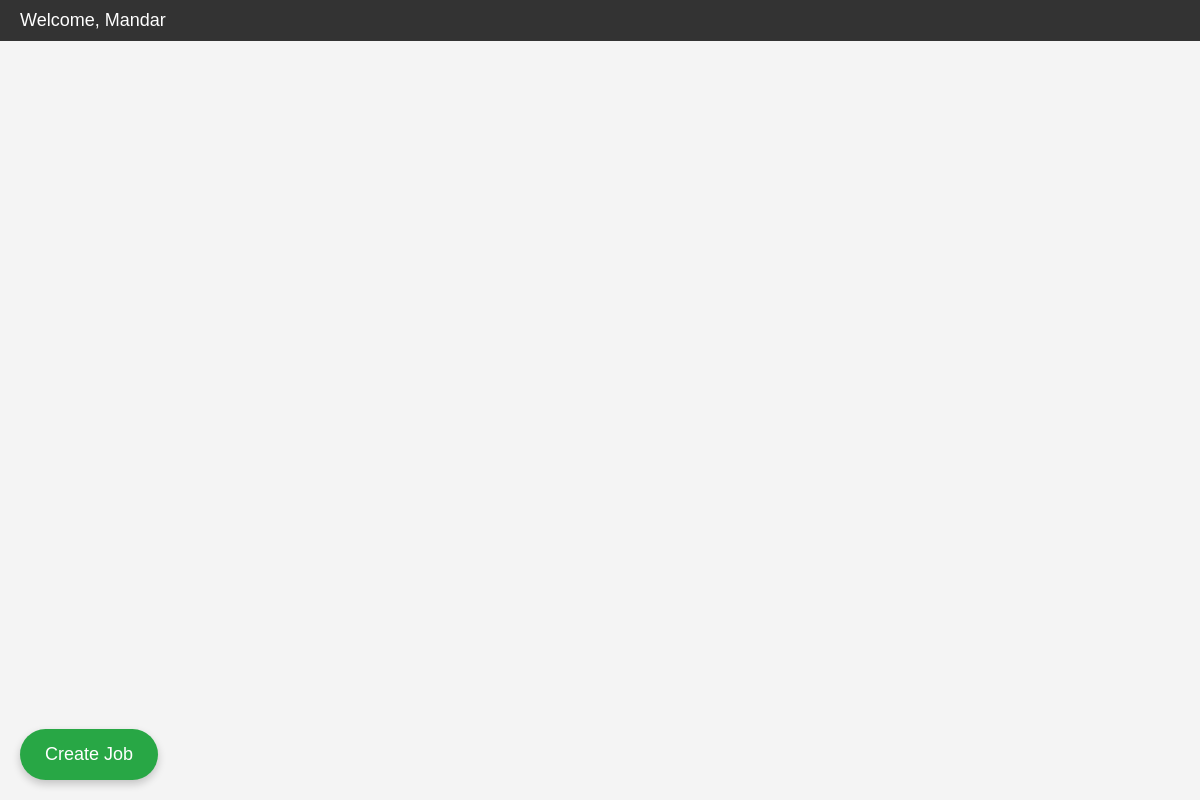
Before: /auth/home/ (signed in) with the older database file.
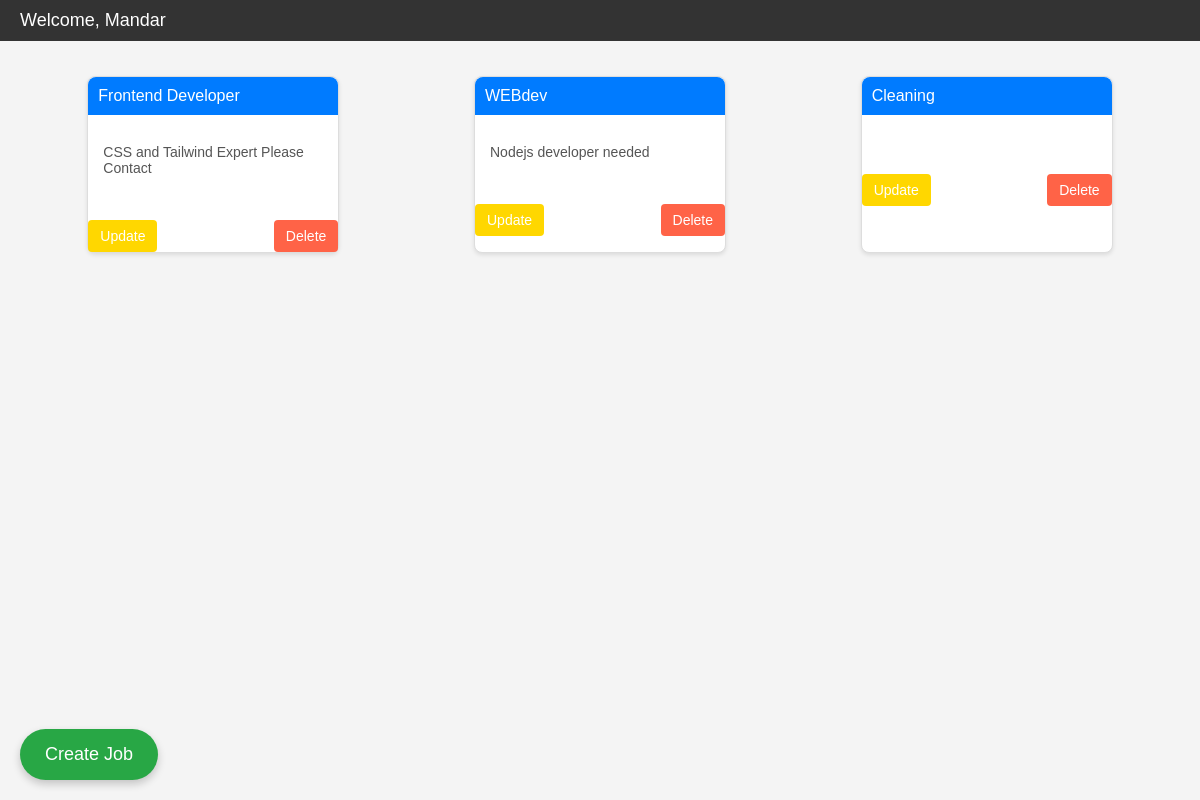
After: the same page with the newer database file.
### jobs/models.py (models this page shows, shortened)
class Job(models.Model):
    title = models.CharField(max_length=255)
    description = models.TextField(blank=True)
    company = models.ForeignKey(Company, on_delete=models.CASCADE, related_name='jobs',null=False)  # One company can have many jobs (for total participation the foreignky has null constraint)

### authentication/views.py (the view, shortened to what this page needs)
# urls.py: path('home/',home_view,name='home')
@login_required
def home_view(request):
    if Company.objects.filter(user = request.user).exists():
        company = Company.objects.filter(user = request.user)[0]
        jobs = Job.objects.filter(company=company)
        return render(request,'home.html',{'jobs':jobs,'user':request.user})

### authentication/templates/home.html (shortened to what this page needs)
<!DOCTYPE html>
<html lang="en">
<head>
</head>
<body>
    <div class="top-bar">
        <div class="username">Welcome, {{ user.first_name }}</div>
    </div>
    <div class="container">
        {% for job in jobs %}
            <div class="card">
                <div class="card-header">
                    <span>{{ job.title }}</span>
                </div>
                <div class="card-body">
                    <p class="card-description">{{ job.description }}</p>
                </div>
                <div class="card-buttons">
                    <a href="">
                        <button class="btn-update">Update</button>
                    </a>
                    <a href="">
                        <button class="btn-delete">Delete</button>
                    </a>
                </div>
            </div>
        {% endfor %}
    </div>
    <a href="/job/create/">
        <button class="create-job-btn">Create Job</button>
    </a>
</body>
</html>

Changed rows visible on the page:
added Job: title "Frontend Developer", description "CSS and Tailwind Expert Please Contact"
added Job: title "WEBdev", description "Nodejs developer needed"
added Job: title "Cleaning"
